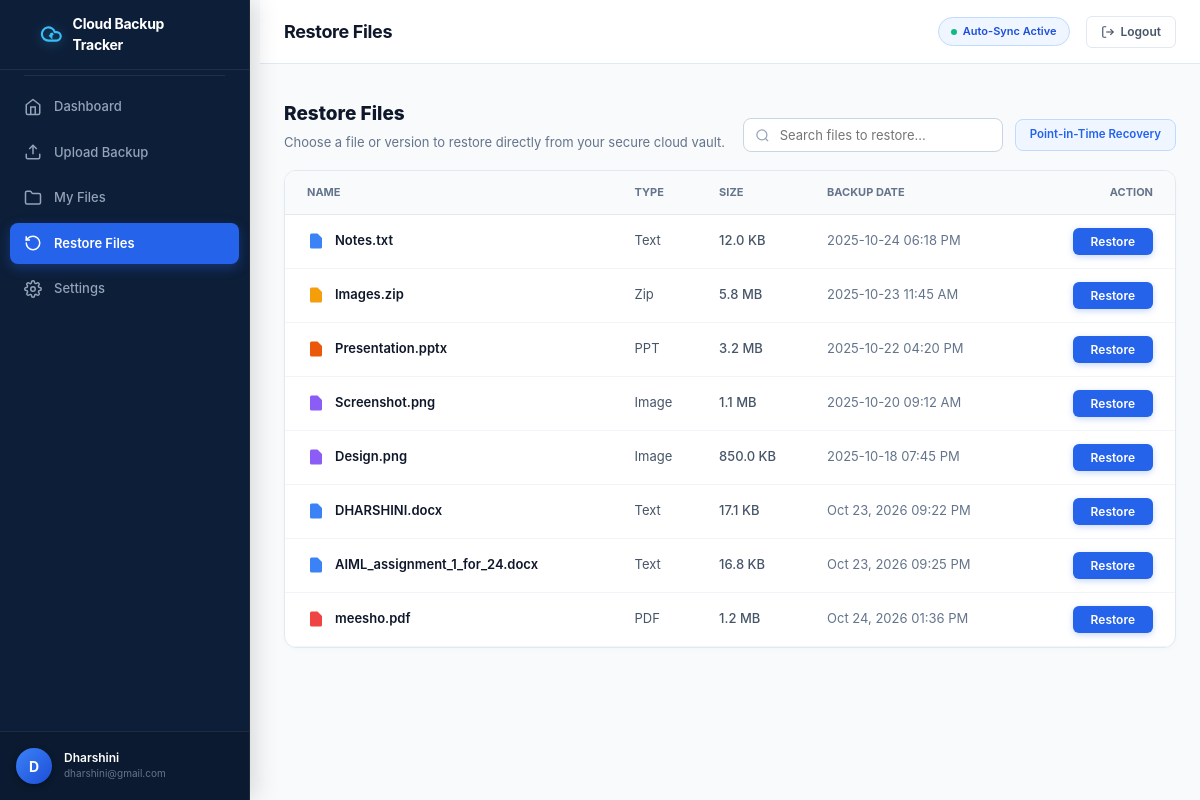
Page /restore on the committed database.
### tables this page shows
CREATE TABLE backups (
            id INTEGER PRIMARY KEY AUTOINCREMENT,
            filename TEXT NOT NULL,
            original_name TEXT NOT NULL,
            file_size INTEGER NOT NULL,
            file_type TEXT NOT NULL,
            cloud_provider TEXT NOT NULL,
            storage_tier TEXT NOT NULL DEFAULT 'Standard',
            status TEXT NOT NULL DEFAULT 'Success',
            checksum TEXT,
            upload_time TEXT NOT NULL,
            notes TEXT
        );

### app.py (the view)
@app.route('/restore')
def restore_page():
    search_query = request.args.get('search', '').strip()
    files = database.get_all_backups(search=search_query)
    stats = database.get_stats()
    return render_template(
        'restore.html',
        page_title="Restore Files",
        active_page="restore",
        files=files,
        stats=stats,
        search_query=search_query
    )

### app.py (called while the page is built)
@app.context_processor
def inject_global_data():
    stats = database.get_stats()
    default_name = os.environ.get('DEMO_USER_NAME', 'Dharshini')
    default_email = os.environ.get('DEMO_USER_EMAIL', 'dharshini@gmail.com')
    user_name = session.get('user_name', default_name)
    user_email = session.get('user_email', default_email)
    is_logged_in = session.get('user_id') is not None
    notif_prefs = database.get_notification_preferences()
    return dict(
        system_stats=stats,
        current_user_name=user_name,
        current_user_email=user_email,
        is_logged_in=is_logged_in,
        notif_prefs=notif_prefs,
        current_year=2026
    )

### database.py (called while the page is built)
def get_db_connection():
    conn = sqlite3.connect(DB_PATH)
    conn.row_factory = sqlite3.Row
    return conn

def format_file_size(size_bytes):
    if size_bytes < 1024:
        return f"{size_bytes} B"
    elif size_bytes < 1024 * 1024:
        return f"{size_bytes / 1024:.1f} KB"
    elif size_bytes < 1024 * 1024 * 1024:
        return f"{size_bytes / (1024 * 1024):.1f} MB"
    else:
        return f"{size_bytes / (1024 * 1024 * 1024):.2f} GB"

def get_setting(key, default=None):
    conn = get_db_connection()
    row = conn.execute("SELECT value FROM storage_settings WHERE key = ?", (key,)).fetchone()
    conn.close()
    return row['value'] if row else default

def get_notification_preferences():
    email_notif = get_setting('notification_email', 'true').lower() == 'true'
    daily_reminder = get_setting('notification_daily_reminder', 'true').lower() == 'true'
    return {
        'email_notifications': email_notif,
        'daily_reminder': daily_reminder
    }

def get_all_backups(search='', category='All'):
    conn = get_db_connection()
    query = "SELECT * FROM backups WHERE 1=1"
    params = []
    if search:
        query += " AND (original_name LIKE ? OR notes LIKE ? OR file_type LIKE ?)"
        term = f"%{search}%"
        params.extend([term, term, term])
    if category != 'All':
        query += " AND file_type = ?"
        params.append(category)
    query += " ORDER BY id ASC"
    rows = conn.execute(query, params).fetchall()
    conn.close()
    result = []
    for r in rows:
        d = dict(r)
        d['file_size_formatted'] = format_file_size(d['file_size'])
        result.append(d)
    return result

### templates/restore.html (shortened to what this page needs)
{% extends 'base.html' %}
{% block content %}
<div style="display: flex; flex-direction: column; gap: 18px;">
    <div style="display: flex; justify-content: space-between; align-items: flex-end; flex-wrap: wrap; gap: 14px;">
        <div>
            <h2 style="font-size: 19px; font-weight: 800; color: #0f172a; margin: 0 0 4px 0;">Restore Files</h2>
            <p style="font-size: 13px; color: #64748b; margin: 0;">Choose a file or version to restore directly from your secure cloud vault.</p>
        </div>
        <div style="display: flex; align-items: center; gap: 12px;">
            <div style="position: relative; display: flex; align-items: center; width: 260px;">
                <input type="text" id="restoreSearchInput" placeholder="Search files to restore..." value="{{ search_query }}" style="width: 100%; padding: 8px 12px 8px 36px; border-radius: 8px; border: 1px solid #cbd5e1; font-size: 13px; outline: none; background: #ffffff; color: #0f172a;" onkeyup="filterRestoreTable()">
            </div>
            <div style="font-size: 11.5px; color: #2563eb; font-weight: 600; background: #eff6ff; padding: 6px 14px; border-radius: 8px; border: 1px solid #bfdbfe; white-space: nowrap;">
                Point-in-Time Recovery
            </div>
        </div>
    </div>
    <div style="background: #ffffff; border: 1px solid #e2e8f0; border-radius: 12px; box-shadow: 0 2px 6px rgba(0,0,0,0.02); overflow: hidden;">
        <div style="overflow-x: auto;">
            <table id="restoreTable" style="width: 100%; border-collapse: collapse; font-size: 13px;">
                <thead>
                    <tr style="background: #f8fafc; border-bottom: 1px solid #e2e8f0;">
                        <th style="padding: 13px 22px; text-align: left; font-size: 11px; font-weight: 700; color: #64748b; text-transform: uppercase;">Name</th>
                        <th style="padding: 13px 16px; text-align: left; font-size: 11px; font-weight: 700; color: #64748b; text-transform: uppercase;">Type</th>
                        <th style="padding: 13px 16px; text-align: left; font-size: 11px; font-weight: 700; color: #64748b; text-transform: uppercase;">Size</th>
                        <th style="padding: 13px 16px; text-align: left; font-size: 11px; font-weight: 700; color: #64748b; text-transform: uppercase;">Backup Date</th>
                        <th style="padding: 13px 22px; text-align: right; font-size: 11px; font-weight: 700; color: #64748b; text-transform: uppercase;">Action</th>
                    </tr>
                </thead>
                <tbody>
                    {% for file in files %}
                    <tr class="restore-row" data-filename="{{ file.original_name | lower }}" style="border-bottom: 1px solid #f1f5f9; transition: background 0.15s;" onmouseover="this.style.background='#f8fafc'" onmouseout="this.style.background='transparent'">
                        <td style="padding: 13px 22px;">
                            <div style="display: flex; align-items: center; gap: 10px; font-weight: 600; color: #0f172a;">
                                {% if file.file_type == 'PDF' %}
                                    <svg style="color: #ef4444; flex-shrink: 0;" width="18" height="18" viewBox="0 0 24 24" fill="currentColor"><path d="M14 2H6a2 2 0 0 0-2 2v16a2 2 0 0 0 2 2h12a2 2 0 0 0 2-2V8z"/></svg>
                                {% elif file.file_type == 'Zip' %}
                                    <svg style="color: #f59e0b; flex-shrink: 0;" width="18" height="18" viewBox="0 0 24 24" fill="currentColor"><path d="M14 2H6a2 2 0 0 0-2 2v16a2 2 0 0 0 2 2h12a2 2 0 0 0 2-2V8z"/></svg>
                                {% elif file.file_type == 'Image' %}
                                    <svg style="color: #8b5cf6; flex-shrink: 0;" width="18" height="18" viewBox="0 0 24 24" fill="currentColor"><path d="M14 2H6a2 2 0 0 0-2 2v16a2 2 0 0 0 2 2h12a2 2 0 0 0 2-2V8z"/></svg>
                                {% elif file.file_type == 'PPT' %}
                                    <svg style="color: #ea580c; flex-shrink: 0;" width="18" height="18" viewBox="0 0 24 24" fill="currentColor"><path d="M14 2H6a2 2 0 0 0-2 2v16a2 2 0 0 0 2 2h12a2 2 0 0 0 2-2V8z"/></svg>
                                {% else %}
                                    <svg style="color: #3b82f6; flex-shrink: 0;" width="18" height="18" viewBox="0 0 24 24" fill="currentColor"><path d="M14 2H6a2 2 0 0 0-2 2v16a2 2 0 0 0 2 2h12a2 2 0 0 0 2-2V8z"/></svg>
                                {% endif %}
                                <span>{{ file.original_name }}</span>
                            </div>
                        </td>
                        <td style="padding: 13px 16px; color: #475569;">{{ file.file_type }}</td>
                        <td style="padding: 13px 16px; color: #475569; font-weight: 500;">{{ file.file_size_formatted }}</td>
                        <td style="padding: 13px 16px; color: #64748b;">{{ file.upload_time }}</td>
                        <td style="padding: 13px 22px; text-align: right;">
                            <button onclick="restoreFile({{ file.id }}, '{{ file.original_name }}')" class="btn-restore-action" style="background: #2563eb; color: #ffffff; border: none; padding: 6px 18px; border-radius: 6px; font-size: 12px; font-weight: 600; cursor: pointer; box-shadow: 0 2px 6px rgba(37,99,235,0.25); transition: background 0.2s;" onmouseover="this.style.background='#1d4ed8'" onmouseout="this.style.background='#2563eb'">
                                Restore
                            </button>
                        </td>
                    </tr>
                    {% endfor %}
                </tbody>
            </table>
        </div>
    </div>
</div>
{% endblock %}

### static/css/style.css (style rules this page uses)
:root { --font-family: -apple-system, BlinkMacSystemFont, "Segoe UI", Roboto, "Inter", "Helvetica Neue", Arial, sans-serif; --primary: #2563eb; --primary-hover: #1d4ed8; --primary-light: #eff6ff; --primary-glow: rgba(37, 99, 235, 0.25); --cyan-accent: #06b6d4; --indigo-accent: #6366f1; --bg-body: #f8fafc; --bg-surface: #ffffff; --bg-subtle: #f1f5f9; --border-color: #e2e8f0; --border-light: #f1f5f9; --text-main: #0f172a; --text-muted: #64748b; --text-dim: #94a3b8; --text-white: #ffffff; --success: #10b981; --success-bg: #ecfdf5; --success-border: #a7f3d0; --warning: #f59e0b; --warning-bg: #fffbeb; --warning-border: #fde68a; --danger: #ef4444; --danger-bg: #fef2f2; --danger-border: #fecaca; --info: #3b82f6; --info-bg: #eff6ff; --info-border: #bfdbfe; --sidebar-bg: #0f172a; --sidebar-hover: #1e293b; --sidebar-text: #94a3b8; --sidebar-active-text: #38bdf8; --sidebar-active-bg: rgba(56, 189, 248, 0.12); --shadow-sm: 0 1px 2px 0 rgba(0, 0, 0, 0.05); --shadow-md: 0 4px 6px -1px rgba(0, 0, 0, 0.1), 0 2px 4px -1px rgba(0, 0, 0, 0.06); --shadow-lg: 0 10px 15px -3px rgba(0, 0, 0, 0.08), 0 4px 6px -2px rgba(0, 0, 0, 0.04); --shadow-xl: 0 20px 25px -5px rgba(0, 0, 0, 0.1), 0 10px 10px -5px rgba(0, 0, 0, 0.04); --radius-sm: 6px; --radius-md: 10px; --radius-lg: 14px; --radius-full: 9999px; --sidebar-width: 260px; --topbar-height: 70px; --transition-fast: 0.2s ease; }
*, *::before, *::after { box-sizing: border-box; margin: 0; padding: 0; }
body { font-family: var(--font-family); background-color: var(--bg-body); color: var(--text-main); line-height: 1.5; -webkit-font-smoothing: antialiased; min-height: 100vh; overflow-x: hidden; }
button, input, select, textarea { font-family: inherit; }

### templates/base.html (style rules this page uses)
:root { --primary: #2563eb; --primary-hover: #1d4ed8; --sidebar-navy: #0d1e38; --sidebar-hover: #1b2e4b; --sidebar-active: #2563eb; --bg-body: #f8fafc; --card-border: #e2e8f0; }

### rows in the picture
backups: original_name "Notes.txt", file_type "Text", file_size_formatted "12.0 KB", upload_time "2025-10-24 06:18 PM"
backups: original_name "Images.zip", file_type "Zip", file_size_formatted "5.8 MB", upload_time "2025-10-23 11:45 AM"
backups: original_name "Presentation.pptx", file_type "PPT", file_size_formatted "3.2 MB", upload_time "2025-10-22 04:20 PM"
backups: original_name "Screenshot.png", file_type "Image", file_size_formatted "1.1 MB", upload_time "2025-10-20 09:12 AM"
backups: original_name "Design.png", file_type "Image", file_size_formatted "850.0 KB", upload_time "2025-10-18 07:45 PM"
backups: original_name "DHARSHINI.docx", file_type "Text", file_size_formatted "17.1 KB", upload_time "Oct 23, 2026 09:22 PM"
backups: original_name "AIML_assignment_1_for_24.docx", file_type "Text", file_size_formatted "16.8 KB", upload_time "Oct 23, 2026 09:25 PM"
backups: original_name "meesho.pdf", file_type "PDF", file_size_formatted "1.2 MB", upload_time "Oct 24, 2026 01:36 PM"

### other values in the picture
{{ current_user_name[0] }} "D"
{{ current_user_name }} "Dharshini"
{{ current_user_email }} "dharshini@gmail.com"
{{ page_title }} "Restore Files"
